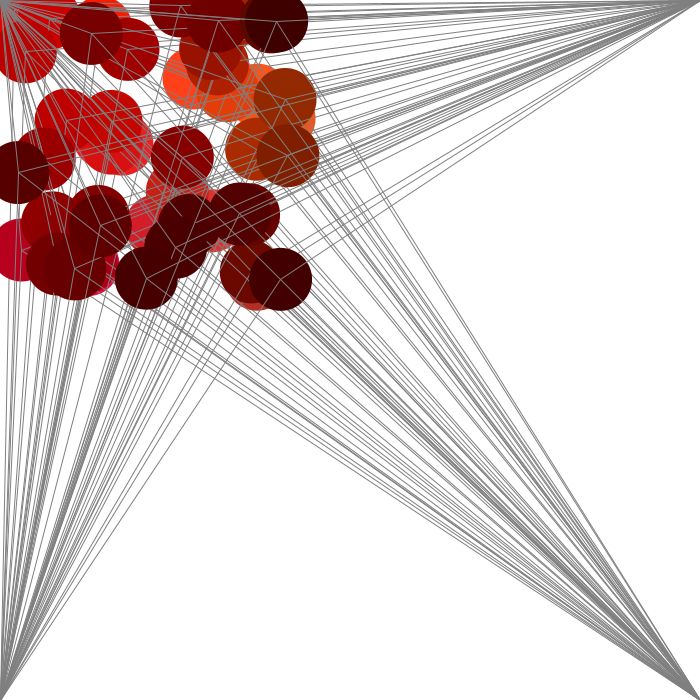
Frame 1 (no input)
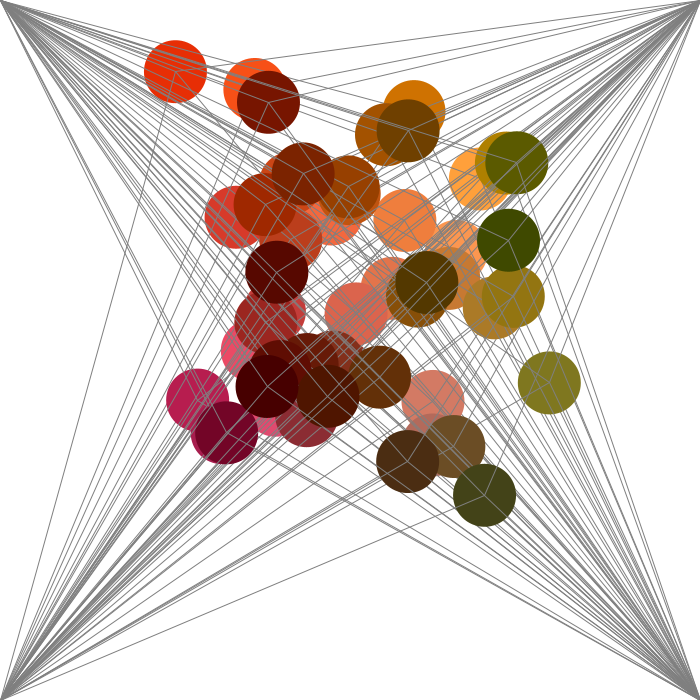
Frame 60 (the mouse pressed at the canvas centre just before this capture)
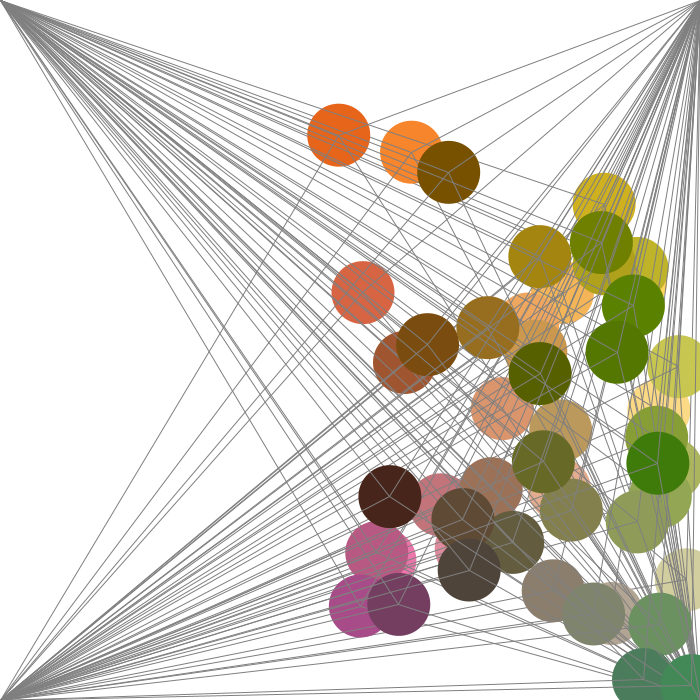
Frame 120 (the mouse held since frame 60 and released just before this capture)

The Processing sketch that drew these frames (run headless with seeded random() and noise(); from frame 60 on, the mouse is pressed at the canvas centre):

// Processing sketch: processing_46006
// ── processing_46006.pde

int r = 63;
float [] xpos = new float [50];
float [] ypos = new float [50];
float [] xspeed = new float [50];
float [] yspeed = new float [50];


void setup () {
  // frameRate (60);
  size (700, 700);
  //  smooth ();
  noStroke();

  int i = 0;
  while (i< xpos.length) { 
    xpos [i] = random (0, 300);
    ypos [i] = random (0, 300);
    xspeed [i] = random (2, 5);
    yspeed [i] = random (1, 4);
    i=i+1;
  }
}


void draw () {
  background (255);

  int i=0;
  while ( i < xpos.length-1) {
    drawBalloon( i );
    checkBounce( i );
    i=i+1;
  }

  /*  for (int i=0; i<xpos.length, i++) {
   drawBalloon( i );
   }*/
}


void drawBalloon(int i) {
  fill (255-i*4, xpos[i]/3-i*2, ypos[i]/3-i*3);
  noStroke();
  ellipse (xpos[i], ypos[i], r, r);
  stroke(127);
  line (0, 0, xpos[i], ypos[i]);
  line (0, 700, xpos[i], ypos[i]);
  line (700, 700, xpos[i], ypos[i]);
  line (700, 0, xpos[i], ypos[i]);
}

void checkBounce(int i) {
  xpos[i] += xspeed[i];  // shortcvut for: xpos[i] = xpos[i] + xspeed[i]
  ypos[i] += yspeed[i];
  if ((xpos[i] > width) || (xpos[i] < 0)) {
    xspeed[i] *= -1;
  }
  if ((ypos [i]> height) || (ypos[i] < 0)) {
    yspeed[i] = yspeed[i] * -1;
  }
}  
